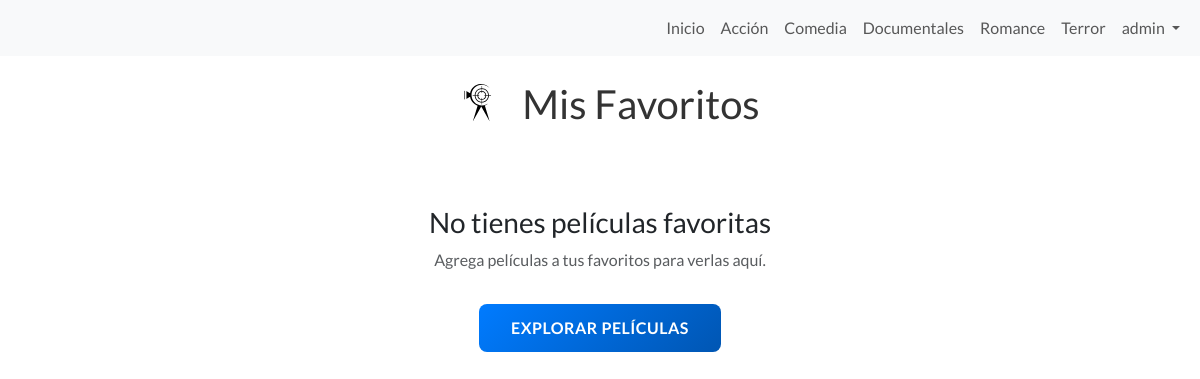
Page /mis-favoritos/ (signed in) on the committed database.
### core/models.py (models this page shows, shortened)
class Categoria(models.Model):
    nombre = models.CharField(max_length=50, unique=True)
    slug = models.SlugField(unique=True)
    descripcion = models.TextField(blank=True)
    class Meta:
        verbose_name = "Categoría"
        verbose_name_plural = "Categorías"
        ordering = ['nombre']

### core/views.py (the view)
# urls.py: path('mis-favoritos/', views.mis_favoritos, name='mis_favoritos'),
@login_required
def mis_favoritos(request):
    try:
        perfil = request.user.perfil
        peliculas_favoritas = perfil.peliculas_favoritas.filter(activa=True).order_by('-fecha_agregada')
        paginator = Paginator(peliculas_favoritas, 12)  # 12 películas por página
        page = request.GET.get('page', 1)
        try:
            peliculas = paginator.page(page)
        except PageNotAnInteger:
            peliculas = paginator.page(1)
        except EmptyPage:
            peliculas = paginator.page(paginator.num_pages)
        context = {
            'titulo': 'Mis Favoritos',
            'descripcion': 'Películas que has marcado como favoritas',
            'peliculas': peliculas,
            'is_paginated': peliculas.has_other_pages(),
            'page_obj': peliculas,
            'tipo_lista': 'favoritos'
        }
        return render(request, 'core/lista_personal.html', context)
    except PerfilUsuario.DoesNotExist:
        messages.error(request, 'No se encontró tu perfil de usuario.')
        return redirect('core:index')

### core/context_processors.py (called while the page is built)
def categorias_context(request):
    categorias = Categoria.objects.all().order_by('nombre')
    return {
        'categorias_nav': categorias
    }

### core/templates/core/lista_personal.html (shortened to what this page needs)
{% extends 'core/base.html' %}
{% load static %}
{% block content %}
<header>
    <div class="filmscoper-icon">
        <img src="{% static 'core/img/icons/filmscoperlogo.svg' %}" alt="FilmScoper Logo">
    </div>
    <h1>{{ titulo }}</h1>
</header>
<div class="container-fluid">
    <div class="row">
        {% for pelicula in peliculas %}
            <div class="col-lg-2 col-md-3 col-sm-4 col-6 mb-4">
                <div class="item-container">
                    <a href="{% url 'core:pelicula' %}?movie={{ pelicula.slug }}">
                        <div class="item">
                            {% if pelicula.poster %}
                                <img src="{% static pelicula.poster %}" alt="{{ pelicula.titulo }}">
                            {% else %}
                                <div class="no-poster bg-secondary d-flex align-items-center justify-content-center" style="height: 300px;">
                                    <span class="text-white">Sin imagen</span>
                                </div>
                            {% endif %}
                            <div class="info-overlay">
                                <h3>{{ pelicula.titulo }}</h3>
                                <p class="year">{{ pelicula.año }}</p>
                                <p class="genre">
                                    {% for categoria in pelicula.categorias.all %}
                                        {{ categoria.nombre }}{% if not forloop.last %}, {% endif %}
                                    {% endfor %}
                                </p>
                                {% if pelicula.calificacion_promedio > 0 %}
                                    <p class="rating">★★★★☆ {{ pelicula.calificacion_promedio }}/5</p>
                                {% endif %}
                            </div>
                        </div>
                    </a>
                    <div class="action-buttons mt-2">
                        {% if tipo_lista == 'favoritos' %}
                            <button class="btn btn-sm btn-outline-danger remove-from-list"
                                    data-pelicula-id="{{ pelicula.id }}"
                                    data-action="favorito">
                                <i class="fas fa-heart-broken"></i> Quitar de favoritos
                            </button>
                        {% elif tipo_lista == 'ver_mas_tarde' %}
                            <button class="btn btn-sm btn-outline-warning remove-from-list"
                                    data-pelicula-id="{{ pelicula.id }}"
                                    data-action="ver_mas_tarde">
                                <i class="fas fa-clock"></i> Quitar de ver más tarde
                            </button>
                        {% endif %}
                    </div>
                </div>
            </div>
        {% empty %}
            <div class="col-12 text-center py-5">
                {% if tipo_lista == 'favoritos' %}
                    <h3>No tienes películas favoritas</h3>
                    <p class="text-muted">Agrega películas a tus favoritos para verlas aquí.</p>
                {% elif tipo_lista == 'ver_mas_tarde' %}
                    <h3>No tienes películas para ver más tarde</h3>
                    <p class="text-muted">Guarda películas para ver más tarde y aparecerán aquí.</p>
                {% endif %}
                <a href="{% url 'core:index' %}" class="btn btn-primary mt-3">
                     Explorar películas
                </a>
            </div>
        {% endfor %}
    </div>
</div>
{% endblock %}

### core/templates/core/base.html (shortened to what this page needs)
{% load static %}
<!DOCTYPE html>
<html lang="es">
<head>
    <link href="https://cdn.jsdelivr.net/npm/bootstrap@5.3.7/dist/css/bootstrap.min.css"
          rel="stylesheet"
>
    <link rel="stylesheet" href="https://cdn.jsdelivr.net/npm/sweetalert2@11/dist/sweetalert2.min.css">
    <link rel="stylesheet" href="{% static 'core/css/styles.css' %}">
</head>
<body>
    <nav class="navbar navbar-expand-sm bg-body-tertiary w-100 fixed-top">
        <div class="container-fluid">
            <div class="collapse navbar-collapse" id="navbarNav">
                <ul class="navbar-nav ms-auto">
                    <li class="nav-item">
                        <a class="nav-link {% if request.resolver_match.url_name == 'index' %}disabled{% endif %}" href="{% url 'core:index' %}">Inicio</a>
                    </li>
                    {% for categoria in categorias_nav %}
                        <li class="nav-item">
                            <a class="nav-link {% if request.resolver_match.kwargs.categoria_slug == categoria.slug or request.resolver_match.url_name == categoria.slug %}disabled{% endif %}"
                               href="{% url 'core:categoria' categoria.slug %}">{{ categoria.nombre }}</a>
                        </li>
                    {% endfor %}
                    <li class="nav-item dropdown">
                        <a class="nav-link dropdown-toggle" href="#" role="button" data-bs-toggle="dropdown" aria-expanded="false">
                            {% if user.is_authenticated %}
                                {{ user.first_name|default:user.username }}
                            {% else %}
                                Mi Cuenta
                            {% endif %}
                        </a>
                    </li>
                </ul>
            </div>
        </div>
    </nav>
    <main>
        {% block content %}
        {% endblock %}
    </main>
</body>
</html>

### core/static/core/css/styles.css (style rules this page uses)
*::after, *::before { margin: 0; padding: 0; box-sizing: border-box; }
.dropdown-toggle::after { display: inline-block !important; margin-left: 0.255em; vertical-align: 0.255em; content: ""; border-top: 0.3em solid; border-right: 0.3em solid transparent; border-bottom: 0; border-left: 0.3em solid transparent; }
header { position: relative; display: flex; flex-direction: row; justify-content: center; align-items: center; padding: 10px 0 10px 0; margin-top: 50px; }
header h1 { font-family: 'Lato', sans-serif; font-size: 2.5rem; text-align: center; margin: 20px 0; color: #333; }
body { margin: 0 auto; max-width:max-content; font-family: 'Lato', sans-serif; background: white; }
h1 { font-family: 'Lato', sans-serif; font-size: 2.5rem; text-align: center; margin: 20px 0; color: #333; }
.filmscoper-icon { position: static; transform: none; margin-right: 2px; }
.filmscoper-icon img { width: 80px; height: 80px; }
img { max-width: 100%; padding : 0 }
.btn-primary { background: linear-gradient(135deg, #007bff, #0056b3); border: none; border-radius: 8px; padding: 0.75rem 2rem; font-weight: 600; text-transform: uppercase; letter-spacing: 0.5px; transition: all 0.3s ease; }

### rows in the picture
Categoria: nombre "Acción"
Categoria: nombre "Comedia"
Categoria: nombre "Documentales"
Categoria: nombre "Romance"
Categoria: nombre "Terror"

### other values in the picture
{{ user.first_name|default:user.username }} "admin"
{{ titulo }} "Mis Favoritos"
